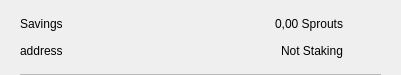
<?xml version="1.0" encoding="UTF-8"?>
<ui version="4.0">
 <class>CSRow</class>
 <widget class="QWidget" name="CSRow">
  <property name="geometry">
   <rect>
    <x>0</x>
    <y>0</y>
    <width>401</width>
    <height>75</height>
   </rect>
  </property>
  <property name="windowTitle">
   <string>Form</string>
  </property>
  <layout class="QVBoxLayout" name="verticalLayout">
   <property name="spacing">
    <number>0</number>
   </property>
   <property name="leftMargin">
    <number>20</number>
   </property>
   <property name="topMargin">
    <number>10</number>
   </property>
   <property name="rightMargin">
    <number>20</number>
   </property>
   <property name="bottomMargin">
    <number>0</number>
   </property>
   <item>
    <widget class="QWidget" name="info" native="true">
     <property name="minimumSize">
      <size>
       <width>0</width>
       <height>0</height>
      </size>
     </property>
     <layout class="QHBoxLayout" name="horizontalLayout_3">
      <property name="leftMargin">
       <number>0</number>
      </property>
      <property name="topMargin">
       <number>0</number>
      </property>
      <property name="rightMargin">
       <number>0</number>
      </property>
      <property name="bottomMargin">
       <number>10</number>
      </property>
      <item>
       <widget class="QWidget" name="container" native="true">
        <property name="minimumSize">
         <size>
          <width>0</width>
          <height>0</height>
         </size>
        </property>
        <layout class="QVBoxLayout" name="verticalLayout_2">
         <property name="spacing">
          <number>0</number>
         </property>
         <property name="leftMargin">
          <number>0</number>
         </property>
         <property name="topMargin">
          <number>0</number>
         </property>
         <property name="rightMargin">
          <number>0</number>
         </property>
         <property name="bottomMargin">
          <number>0</number>
         </property>
         <item>
          <layout class="QHBoxLayout" name="horizontalLayout">
           <item>
            <widget class="QLabel" name="labelName">
             <property name="toolTip">
              <string notr="true"/>
             </property>
             <property name="text">
              <string>Savings</string>
             </property>
            </widget>
           </item>
           <item>
            <spacer name="horizontalSpacer">
             <property name="orientation">
              <enum>Qt::Horizontal</enum>
             </property>
             <property name="sizeHint" stdset="0">
              <size>
               <width>40</width>
               <height>20</height>
              </size>
             </property>
            </spacer>
           </item>
           <item>
            <widget class="QLabel" name="labelAmount">
             <property name="text">
              <string>0,00 Sprouts</string>
             </property>
            </widget>
           </item>
          </layout>
         </item>
         <item>
          <layout class="QHBoxLayout" name="horizontalLayout_2">
           <item>
            <widget class="QLabel" name="labelAddress">
             <property name="toolTip">
              <string notr="true"/>
             </property>
             <property name="text">
              <string>address</string>
             </property>
            </widget>
           </item>
           <item>
            <spacer name="horizontalSpacer_2">
             <property name="orientation">
              <enum>Qt::Horizontal</enum>
             </property>
             <property name="sizeHint" stdset="0">
              <size>
               <width>40</width>
               <height>20</height>
              </size>
             </property>
            </spacer>
           </item>
           <item>
            <widget class="QLabel" name="labelStaking">
             <property name="text">
              <string>Not Staking</string>
             </property>
            </widget>
           </item>
          </layout>
         </item>
        </layout>
       </widget>
      </item>
      <item alignment="Qt::AlignHCenter|Qt::AlignVCenter">
       <widget class="QPushButton" name="pushButtonMenu">
        <property name="minimumSize">
         <size>
          <width>24</width>
          <height>24</height>
         </size>
        </property>
        <property name="maximumSize">
         <size>
          <width>32</width>
          <height>32</height>
         </size>
        </property>
        <property name="focusPolicy">
         <enum>Qt::NoFocus</enum>
        </property>
        <property name="styleSheet">
         <string notr="true">border:none; background-color:transparent;</string>
        </property>
        <property name="text">
         <string/>
        </property>
        <property name="icon">
         <iconset>
          <normaloff>://ic-menu-hover</normaloff>://ic-menu-hover</iconset>
        </property>
        <property name="iconSize">
         <size>
          <width>24</width>
          <height>24</height>
         </size>
        </property>
       </widget>
      </item>
     </layout>
    </widget>
   </item>
   <item>
    <widget class="QLabel" name="lblDivisory">
     <property name="minimumSize">
      <size>
       <width>0</width>
       <height>1</height>
      </size>
     </property>
     <property name="maximumSize">
      <size>
       <width>16777215</width>
       <height>1</height>
      </size>
     </property>
     <property name="styleSheet">
      <string notr="true">background-color:#bababa;</string>
     </property>
     <property name="text">
      <string/>
     </property>
     <property name="alignment">
      <set>Qt::AlignBottom|Qt::AlignLeading|Qt::AlignLeft</set>
     </property>
    </widget>
   </item>
  </layout>
 </widget>
 <resources/>
 <connections/>
</ui>
